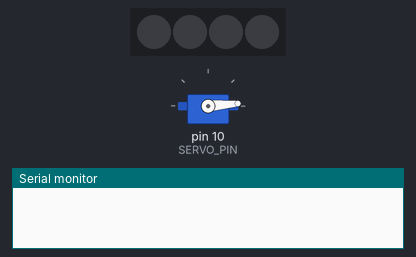
The sketch below on a simulated Arduino Uno, built with avr-gcc and run on an emulated ATmega328P. On the bench: servo, 4 RGB LEDs in strip order, left to right, the last lines printed to the serial monitor.

Above: at 0.07 s.
At 10.04 s:
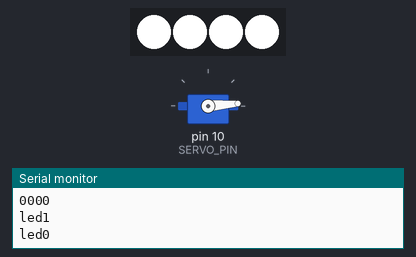
At 18.11 s:
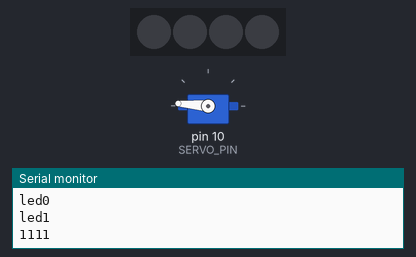
At 39.78 s:
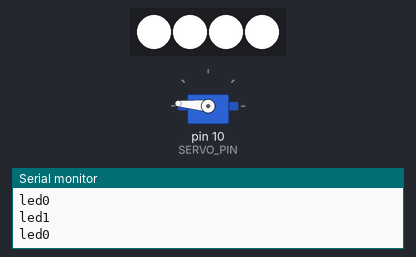
Timing chart, 0 to 40.0 s (numbered marks = the images above):
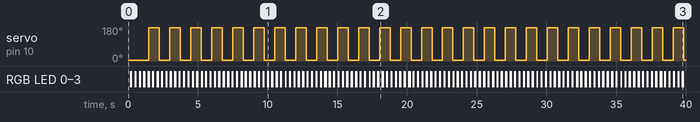

Measured:
- by itself, servo on pin 10 (SERVO_PIN): alternates 175° for 0.75 s and 5° for 0.75 s
- by itself, RGB LED 0–3: goes 125 × (RGB(255, 255, 255) 0.16 s, off 0.16 s), RGB(255, 255, 255) 0.16 s, then off

The sketch:

OBUGVIK.ino
```cpp
#define NUM_LEDS 4
#include "FastLED.h"
#define PIN 3
#define BRIGHTNESS 255
CRGB leds[NUM_LEDS];

#include <SharpIR.h>

#define ir A3
#define model 1080
// ir: the pin where your sensor is attached
// model: an int that determines your sensor:  1080 for GP2Y0A21Y
//                                            20150 for GP2Y0A02Y
//                                            (working distance range according to the datasheets)

SharpIR SharpIR(ir, model);

//-------Настройки сервопривода-------------------
#define SERVO_PIN 10

#define MIN_POS 5// Минимальная позиция сервопривода
#define MAX_POS 175 // Максимальная позиция сервопривода
#define DELAY_1 750

#define DELAY_2 750
#define MIN_DELAY 250
#define MAX_DELAY 350

#define TIME_ON 15000

#include <Servo.h>

Servo servo;
unsigned long lastled;
int ledstatus;
int Pos;
unsigned long LastOn = 0;
int Dst;
int flag = 0;
void setup() {
  Serial.begin(9600);
  servo.attach(SERVO_PIN);
  servo.write(MIN_POS);
  FastLED.addLeds<WS2811, PIN, GRB>(leds, NUM_LEDS).setCorrection( TypicalLEDStrip );
  FastLED.setBrightness(255);
  pinMode(PIN, OUTPUT);
}


void loop()
{
  light(150);
  servoOn();
}


void light(int sped) {
  if (millis() - lastled > sped && ledstatus == 0)
  {
    for (int i = 0; i < NUM_LEDS; i++ ) {
      leds[i] = CHSV(0 , 0, 255);  // HSV. Увеличивать HUE (цвет)
      FastLED.show();
      // умножение i уменьшает шаг радуги
    }
    Serial.println("led0");
    lastled = millis();
    ledstatus = 1;
  }


  if (millis() - lastled > sped && ledstatus == 1)
  {
    for (int i = 0; i < NUM_LEDS; i++ ) {
      leds[i] = CHSV(0 , 0, 0);  // HSV. Увеличивать HUE (цвет)
      FastLED.show();
      // умножение i уменьшает шаг радуги
    }
    Serial.println("led1");
    lastled = millis();
    ledstatus = 0;
  }


}


void servoOn() {
  if (millis() - LastOn > DELAY_1 && flag == 0)
  {
    servo.write(MIN_POS);
    flag = 1;
    LastOn = millis();
    Serial.println("0000");
  }
  if (millis() - LastOn > DELAY_2 && flag == 1)
  {
    servo.write(MAX_POS);
    flag = 0;
    LastOn = millis();
  Serial.println("1111");
  }
}
```
